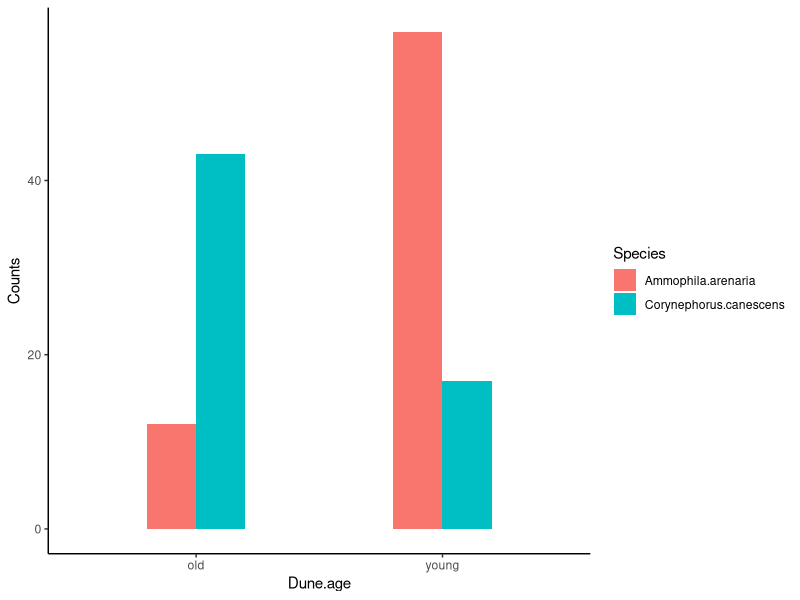
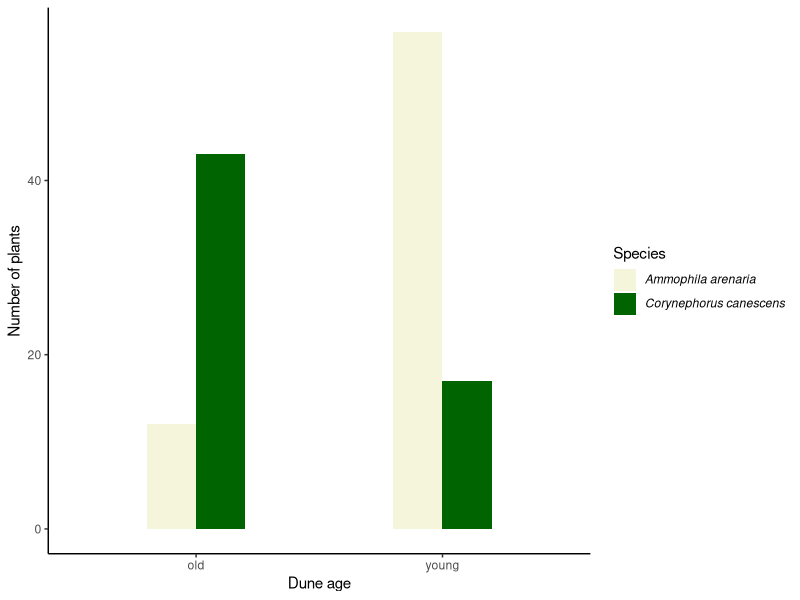

Reproduce these figures in R, in order.
## ---- chunk 1
dunegrass_data <- read.table("data/dunegrass.txt",
                           header=T,
                           sep="\t",
                           dec=",") 
## ---- chunk 2
str(dunegrass_data)
## ---- chunk 3
head(dunegrass_data)
## ---- chunk 4
#| code-fold: false
library(ggplot2)

plot.dunegrass <- ggplot(dunegrass_data, aes(x = Dune.age, y = Counts, fill = Species)) +
  stat_summary(geom = "bar", fun = "identity", position = "dodge", width = 0.4) +
  theme_classic()

plot.dunegrass
## ---- chunk 5
#| code-fold: false
dunegrass_cont_table <- xtabs(Counts ~ Species + Dune.age, data = dunegrass_data)

dunegrass_cont_table
## ---- chunk 6
#| code-fold: false
m.dunegrass <- chisq.test(dunegrass_cont_table)
## ---- chunk 7
m.dunegrass
## ---- chunk 8
#| code-fold: false
m.dunegrass$expected
## ---- chunk 9
m.dunegrass$observed
## ---- chunk 10
m.dunegrass$expected
## ---- chunk 11
depth.data <- data.frame(
  "male" = c(7, 0),
  "female" = c(2, 5),
  row.names = c("Shallow", "Deep"),
  stringsAsFactors = FALSE
)
colnames(depth.data) <- c("Male", "Female")

depth.data
## ---- chunk 12
m.depth <- chisq.test(depth.data)
## ---- chunk 13
#| code-fold: false
m.depth$expected
## ---- chunk 14
#| code-fold: false
m.depth.fisher <- fisher.test(depth.data)
m.depth.fisher
## ---- chunk 15
library(ggplot2)

plot.dunegrass.final <- ggplot(dunegrass_data, aes(x = Dune.age, y = Counts, fill = Species)) +
  stat_summary(geom = "bar", fun = "identity", position = "dodge", width = 0.4) +
  xlab("Dune age")+
  ylab("Number of plants")+
   scale_fill_manual(
    values = c(
      "Ammophila.arenaria" = "beige",
      "Corynephorus.canescens" = "darkgreen"
    ),
    labels = c(
      expression(italic("Ammophila arenaria")),
      expression(italic("Corynephorus canescens"))
    )
  ) +
  theme_classic() +
  theme(
    legend.text = element_text(hjust = 0)
  )

plot.dunegrass.final
